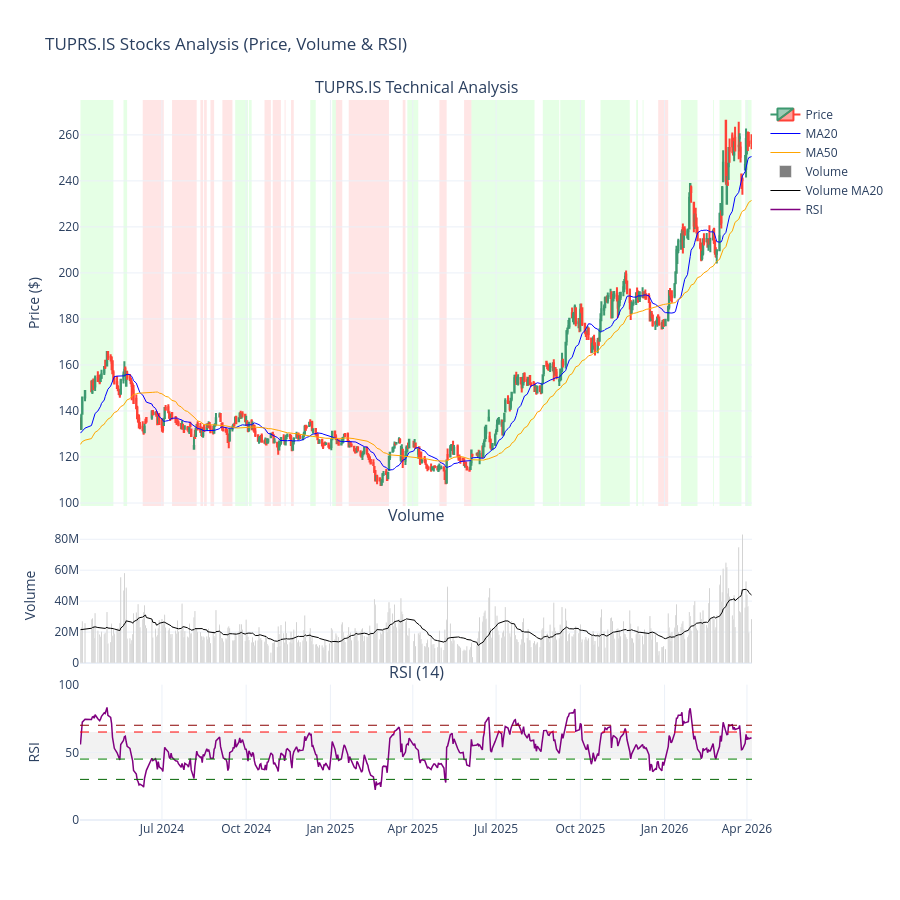

Notebook code for this chart:
### Code cell
plot_data_copy = data_copy.copy().iloc[-500:,:] 

# 1. Subplot oluştur (3 satır: Üstte mumlar, ortada hacim, altta RSI)
fig = make_subplots(rows=3, cols=1, shared_xaxes=True, 
                    vertical_spacing=0.03, 
                    subplot_titles=(f'{ticker} Technical Analysis', 'Volume', 'RSI (14)'), 
                    row_width=[0.2, 0.2, 0.6]) # RSI ve Hacim %20, Ana grafik %60

# --- A. ÜST GRAFİK (CANDLESTICK & GÖSTERGELER) ---
# (Mevcut kodun aynısı burada kalacak)
fig.add_trace(go.Candlestick(x=plot_data_copy.index,
                open=plot_data_copy['Open'],
                high=plot_data_copy['High'],
                low=plot_data_copy['Low'],
                close=plot_data_copy['Close'],
                name='Price'), row=1, col=1)

fig.add_trace(go.Scatter(x=plot_data_copy.index, y=plot_data_copy['MA20'], name='MA20', line=dict(color='blue', width=1)), row=1, col=1)
fig.add_trace(go.Scatter(x=plot_data_copy.index, y=plot_data_copy['MA50'], name='MA50', line=dict(color='orange', width=1)), row=1, col=1)


# Arka planı trend durumuna göre renklendirme (vrect)
current_trend = None
start_date = plot_data_copy.index[0]

for i in range(len(plot_data_copy)):
    date = plot_data_copy.index[i]
    trend = plot_data_copy['trend_short'].iloc[i]
    
    # Trend değiştiyse veya son barsak, bir önceki bölgeyi çiz
    if trend != current_trend or i == len(plot_data_copy) - 1:
        color = None
        if current_trend == 1: # Uptrend
            color = "rgba(0, 250, 0, 0.1)" # Çok açık yeşil
        elif current_trend == -1: # Downtrend
            color = "rgba(250, 0, 0, 0.1)" # Çok açık kırmızı
        
        # Renk varsa vrect ekle
        if color:
            fig.add_vrect(x0=start_date, x1=date, fillcolor=color, layer="below", line_width=0, row=1, col=1)
        
        # Yeni bölgeyi başlat
        start_date = date
        current_trend = trend

# --- B. ARKA PLAN TREND RENKLENDİRMESİ ---
# (Mevcut trend döngün burada devam edebilir)

# --- D. ORTA GRAFİK (HACİM) ---
fig.add_trace(go.Bar(x=plot_data_copy.index, y=plot_data_copy['Volume'], name='Volume', marker_color='gray'), row=2, col=1)
fig.add_trace(go.Scatter(x=plot_data_copy.index, y=plot_data_copy['VOL_MA20'], name='Volume MA20', line=dict(color='black', width=1)), row=2, col=1)

# --- E. ALT GRAFİK (RSI) ---
# RSI Çizgisi
fig.add_trace(go.Scatter(x=plot_data_copy.index, y=plot_data_copy['RSI'], 
                         name='RSI', line=dict(color='purple', width=1.5)), row=3, col=1)

# RSI Eşik Değerleri (70 ve 30)
fig.add_hline(y=65, line_dash="dash", line_color="red", line_width=1, row=3, col=1)
fig.add_hline(y=45, line_dash="dash", line_color="green", line_width=1, row=3, col=1)

# RSI Arka Plan Renklendirme (Opsiyonel: 30-70 arasını hafif gri yapar)
fig.add_hrect(y0=45, y1=65, fillcolor="gray", opacity=0.1, layer="below", line_width=0, row=3, col=1)

# --- E. ALT GRAFİK (RSI) ---


# RSI Eşik Değerleri (70 ve 30)
fig.add_hline(y=70, line_dash="dash", line_color="darkred", line_width=1, row=3, col=1)
fig.add_hline(y=30, line_dash="dash", line_color="darkgreen", line_width=1, row=3, col=1)



# --- F. GRAFİK AYARLARI ---
fig.update_layout(
    title=f'{ticker} Stocks Analysis (Price, Volume & RSI)',
    xaxis_rangeslider_visible=False,
    height=900, # 3 grafik olduğu için yüksekliği biraz artırdık
    template='plotly_white',
    showlegend=True
)

# Y ekseni başlıkları
fig.update_yaxes(title_text="Price ($)", row=1, col=1)
fig.update_yaxes(title_text="Volume", row=2, col=1)
fig.update_yaxes(title_text="RSI", range=[0, 100], row=3, col=1)

fig.show()

### Figure 1 — Plotly figure (JSON) as saved in the notebook; plotly's stock layout.template omitted (floating-point values rounded to 4 significant figures; data arrays with more than 128 entries replaced by an {"elided": "..."} marker saying what was removed)
{"data": [{"close": {"elided": "500 float values"}, "high": {"elided": "500 float values"}, "low": {"elided": "500 float values"}, "name": "Price", "open": {"elided": "500 float values"}, "type": "candlestick", "x": {"elided": "500 str values"}, "xaxis": "x", "yaxis": "y"}, {"line": {"color": "blue", "width": 1}, "name": "MA20", "type": "scatter", "x": {"elided": "500 str values"}, "xaxis": "x", "y": {"elided": "500 float values"}, "yaxis": "y"}, {"line": {"color": "orange", "width": 1}, "name": "MA50", "type": "scatter", "x": {"elided": "500 str values"}, "xaxis": "x", "y": {"elided": "500 float values"}, "yaxis": "y"}, {"marker": {"color": "gray"}, "name": "Volume", "type": "bar", "x": {"elided": "500 str values"}, "xaxis": "x2", "y": {"elided": "500 int values"}, "yaxis": "y2"}, {"line": {"color": "black", "width": 1}, "name": "Volume MA20", "type": "scatter", "x": {"elided": "500 str values"}, "xaxis": "x2", "y": {"elided": "500 float values"}, "yaxis": "y2"}, {"line": {"color": "purple", "width": 1.5}, "name": "RSI", "type": "scatter", "x": {"elided": "500 str values"}, "xaxis": "x3", "y": {"elided": "500 float values"}, "yaxis": "y3"}], "layout": {"annotations": [{"font": {"size": 16}, "showarrow": false, "text": "TUPRS.IS Technical Analysis", "x": 0.5, "xanchor": "center", "xref": "paper", "y": 1, "yanchor": "bottom", "yref": "paper"}, {"font": {"size": 16}, "showarrow": false, "text": "Volume", "x": 0.5, "xanchor": "center", "xref": "paper", "y": 0.406, "yanchor": "bottom", "yref": "paper"}, {"font": {"size": 16}, "showarrow": false, "text": "RSI (14)", "x": 0.5, "xanchor": "center", "xref": "paper", "y": 0.188, "yanchor": "bottom", "yref": "paper"}], "height": 900, "shapes": [{"fillcolor": "rgba(0, 250, 0, 0.1)", "layer": "below", "line": {"width": 0}, "type": "rect", "x0": "2024-04-03T00:00:00", "x1": "2024-05-09T00:00:00", "xref": "x", "y0": 0, "y1": 1, "yref": "y domain"}, {"fillcolor": "rgba(0, 250, 0, 0.1)", "layer": "below", "line": {"width": 0}, "type": "rect", "x0": "2024-05-20T00:00:00", "x1": "2024-05-24T00:00:00", "xref": "x", "y0": 0, "y1": 1, "yref": "y domain"}, {"fillcolor": "rgba(250, 0, 0, 0.1)", "layer": "below", "line": {"width": 0}, "type": "rect", "x0": "2024-06-10T00:00:00", "x1": "2024-07-03T00:00:00", "xref": "x", "y0": 0, "y1": 1, "yref": "y domain"}, {"fillcolor": "rgba(250, 0, 0, 0.1)", "layer": "below", "line": {"width": 0}, "type": "rect", "x0": "2024-07-12T00:00:00", "x1": "2024-08-08T00:00:00", "xref": "x", "y0": 0, "y1": 1, "yref": "y domain"}, {"fillcolor": "rgba(250, 0, 0, 0.1)", "layer": "below", "line": {"width": 0}, "type": "rect", "x0": "2024-08-12T00:00:00", "x1": "2024-08-15T00:00:00", "xref": "x", "y0": 0, "y1": 1, "yref": "y domain"}, {"fillcolor": "rgba(250, 0, 0, 0.1)", "layer": "below", "line": {"width": 0}, "type": "rect", "x0": "2024-08-16T00:00:00", "x1": "2024-08-19T00:00:00", "xref": "x", "y0": 0, "y1": 1, "yref": "y domain"}, {"fillcolor": "rgba(250, 0, 0, 0.1)", "layer": "below", "line": {"width": 0}, "type": "rect", "x0": "2024-08-23T00:00:00", "x1": "2024-08-27T00:00:00", "xref": "x", "y0": 0, "y1": 1, "yref": "y domain"}, {"fillcolor": "rgba(250, 0, 0, 0.1)", "layer": "below", "line": {"width": 0}, "type": "rect", "x0": "2024-09-05T00:00:00", "x1": "2024-09-16T00:00:00", "xref": "x", "y0": 0, "y1": 1, "yref": "y domain"}, {"fillcolor": "rgba(0, 250, 0, 0.1)", "layer": "below", "line": {"width": 0}, "type": "rect", "x0": "2024-09-19T00:00:00", "x1": "2024-10-03T00:00:00", "xref": "x", "y0": 0, "y1": 1, "yref": "y domain"}, {"fillcolor": "rgba(0, 250, 0, 0.1)", "layer": "below", "line": {"width": 0}, "type": "rect", "x0": "2024-10-04T00:00:00", "x1": "2024-10-07T00:00:00", "xref": "x", "y0": 0, "y1": 1, "yref": "y domain"}, {"fillcolor": "rgba(250, 0, 0, 0.1)", "layer": "below", "line": {"width": 0}, "type": "rect", "x0": "2024-10-21T00:00:00", "x1": "2024-10-28T00:00:00", "xref": "x", "y0": 0, "y1": 1, "yref": "y domain"}, {"fillcolor": "rgba(250, 0, 0, 0.1)", "layer": "below", "line": {"width": 0}, "type": "rect", "x0": "2024-10-30T00:00:00", "x1": "2024-11-08T00:00:00", "xref": "x", "y0": 0, "y1": 1, "yref": "y domain"}, {"fillcolor": "rgba(250, 0, 0, 0.1)", "layer": "below", "line": {"width": 0}, "type": "rect", "x0": "2024-11-12T00:00:00", "x1": "2024-11-13T00:00:00", "xref": "x", "y0": 0, "y1": 1, "yref": "y domain"}, {"fillcolor": "rgba(250, 0, 0, 0.1)", "layer": "below", "line": {"width": 0}, "type": "rect", "x0": "2024-11-19T00:00:00", "x1": "2024-11-22T00:00:00", "xref": "x", "y0": 0, "y1": 1, "yref": "y domain"}, {"fillcolor": "rgba(0, 250, 0, 0.1)", "layer": "below", "line": {"width": 0}, "type": "rect", "x0": "2024-12-10T00:00:00", "x1": "2024-12-16T00:00:00", "xref": "x", "y0": 0, "y1": 1, "yref": "y domain"}, {"fillcolor": "rgba(0, 250, 0, 0.1)", "layer": "below", "line": {"width": 0}, "type": "rect", "x0": "2025-01-03T00:00:00", "x1": "2025-01-07T00:00:00", "xref": "x", "y0": 0, "y1": 1, "yref": "y domain"}, {"fillcolor": "rgba(250, 0, 0, 0.1)", "layer": "below", "line": {"width": 0}, "type": "rect", "x0": "2025-01-07T00:00:00", "x1": "2025-01-14T00:00:00", "xref": "x", "y0": 0, "y1": 1, "yref": "y domain"}, {"fillcolor": "rgba(250, 0, 0, 0.1)", "layer": "below", "line": {"width": 0}, "type": "rect", "x0": "2025-01-21T00:00:00", "x1": "2025-03-06T00:00:00", "xref": "x", "y0": 0, "y1": 1, "yref": "y domain"}, {"fillcolor": "rgba(250, 0, 0, 0.1)", "layer": "below", "line": {"width": 0}, "type": "rect", "x0": "2025-03-21T00:00:00", "x1": "2025-03-24T00:00:00", "xref": "x", "y0": 0, "y1": 1, "yref": "y domain"}, {"fillcolor": "rgba(0, 250, 0, 0.1)", "layer": "below", "line": {"width": 0}, "type": "rect", "x0": "2025-03-26T00:00:00", "x1": "2025-04-07T00:00:00", "xref": "x", "y0": 0, "y1": 1, "yref": "y domain"}, {"fillcolor": "rgba(250, 0, 0, 0.1)", "layer": "below", "line": {"width": 0}, "type": "rect", "x0": "2025-04-30T00:00:00", "x1": "2025-05-08T00:00:00", "xref": "x", "y0": 0, "y1": 1, "yref": "y domain"}, {"fillcolor": "rgba(250, 0, 0, 0.1)", "layer": "below", "line": {"width": 0}, "type": "rect", "x0": "2025-05-27T00:00:00", "x1": "2025-06-04T00:00:00", "xref": "x", "y0": 0, "y1": 1, "yref": "y domain"}, {"fillcolor": "rgba(0, 250, 0, 0.1)", "layer": "below", "line": {"width": 0}, "type": "rect", "x0": "2025-06-04T00:00:00", "x1": "2025-08-12T00:00:00", "xref": "x", "y0": 0, "y1": 1, "yref": "y domain"}, {"fillcolor": "rgba(0, 250, 0, 0.1)", "layer": "below", "line": {"width": 0}, "type": "rect", "x0": "2025-08-21T00:00:00", "x1": "2025-09-08T00:00:00", "xref": "x", "y0": 0, "y1": 1, "yref": "y domain"}, {"fillcolor": "rgba(0, 250, 0, 0.1)", "layer": "below", "line": {"width": 0}, "type": "rect", "x0": "2025-09-09T00:00:00", "x1": "2025-10-06T00:00:00", "xref": "x", "y0": 0, "y1": 1, "yref": "y domain"}, {"fillcolor": "rgba(0, 250, 0, 0.1)", "layer": "below", "line": {"width": 0}, "type": "rect", "x0": "2025-10-23T00:00:00", "x1": "2025-11-24T00:00:00", "xref": "x", "y0": 0, "y1": 1, "yref": "y domain"}, {"fillcolor": "rgba(0, 250, 0, 0.1)", "layer": "below", "line": {"width": 0}, "type": "rect", "x0": "2025-12-01T00:00:00", "x1": "2025-12-03T00:00:00", "xref": "x", "y0": 0, "y1": 1, "yref": "y domain"}, {"fillcolor": "rgba(0, 250, 0, 0.1)", "layer": "below", "line": {"width": 0}, "type": "rect", "x0": "2025-12-08T00:00:00", "x1": "2025-12-09T00:00:00", "xref": "x", "y0": 0, "y1": 1, "yref": "y domain"}, {"fillcolor": "rgba(250, 0, 0, 0.1)", "layer": "below", "line": {"width": 0}, "type": "rect", "x0": "2025-12-25T00:00:00", "x1": "2026-01-05T00:00:00", "xref": "x", "y0": 0, "y1": 1, "yref": "y domain"}, {"fillcolor": "rgba(0, 250, 0, 0.1)", "layer": "below", "line": {"width": 0}, "type": "rect", "x0": "2026-01-19T00:00:00", "x1": "2026-02-06T00:00:00", "xref": "x", "y0": 0, "y1": 1, "yref": "y domain"}, {"fillcolor": "rgba(0, 250, 0, 0.1)", "layer": "below", "line": {"width": 0}, "type": "rect", "x0": "2026-02-23T00:00:00", "x1": "2026-02-24T00:00:00", "xref": "x", "y0": 0, "y1": 1, "yref": "y domain"}, {"fillcolor": "rgba(0, 250, 0, 0.1)", "layer": "below", "line": {"width": 0}, "type": "rect", "x0": "2026-03-02T00:00:00", "x1": "2026-03-26T00:00:00", "xref": "x", "y0": 0, "y1": 1, "yref": "y domain"}, {"fillcolor": "rgba(0, 250, 0, 0.1)", "layer": "below", "line": {"width": 0}, "type": "rect", "x0": "2026-03-30T00:00:00", "x1": "2026-04-06T00:00:00", "xref": "x", "y0": 0, "y1": 1, "yref": "y domain"}, {"line": {"color": "red", "dash": "dash", "width": 1}, "type": "line", "x0": 0, "x1": 1, "xref": "x3 domain", "y0": 65, "y1": 65, "yref": "y3"}, {"line": {"color": "green", "dash": "dash", "width": 1}, "type": "line", "x0": 0, "x1": 1, "xref": "x3 domain", "y0": 45, "y1": 45, "yref": "y3"}, {"fillcolor": "gray", "layer": "below", "line": {"width": 0}, "opacity": 0.1, "type": "rect", "x0": 0, "x1": 1, "xref": "x3 domain", "y0": 45, "y1": 65, "yref": "y3"}, {"line": {"color": "darkred", "dash": "dash", "width": 1}, "type": "line", "x0": 0, "x1": 1, "xref": "x3 domain", "y0": 70, "y1": 70, "yref": "y3"}, {"line": {"color": "darkgreen", "dash": "dash", "width": 1}, "type": "line", "x0": 0, "x1": 1, "xref": "x3 domain", "y0": 30, "y1": 30, "yref": "y3"}], "showlegend": true, "title": {"text": "TUPRS.IS Stocks Analysis (Price, Volume & RSI)"}, "xaxis": {"anchor": "y", "domain": [0, 1], "matches": "x3", "rangeslider": {"visible": false}, "showticklabels": false}, "xaxis2": {"anchor": "y2", "domain": [0, 1], "matches": "x3", "showticklabels": false}, "xaxis3": {"anchor": "y3", "domain": [0, 1]}, "yaxis": {"anchor": "x", "domain": [0.436, 1], "title": {"text": "Price ($)"}}, "yaxis2": {"anchor": "x2", "domain": [0.218, 0.406], "title": {"text": "Volume"}}, "yaxis3": {"anchor": "x3", "domain": [0, 0.188], "range": [0, 100], "title": {"text": "RSI"}}}}
